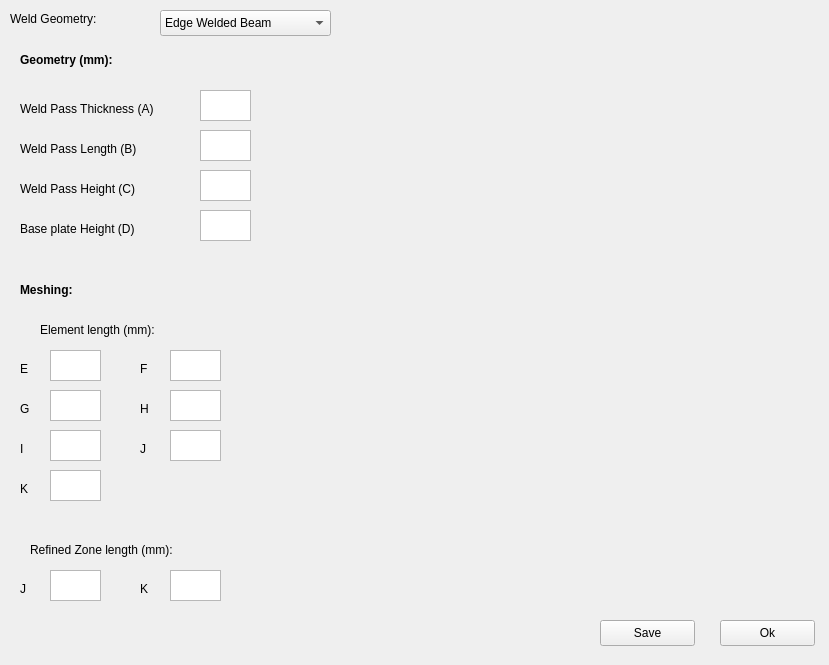
<?xml version="1.0" encoding="UTF-8"?>
<ui version="4.0">
 <class>Form</class>
 <widget class="QWidget" name="Form">
  <property name="geometry">
   <rect>
    <x>0</x>
    <y>0</y>
    <width>829</width>
    <height>665</height>
   </rect>
  </property>
  <property name="windowTitle">
   <string>Form</string>
  </property>
  <widget class="QLabel" name="weld_label">
   <property name="geometry">
    <rect>
     <x>10</x>
     <y>10</y>
     <width>141</width>
     <height>18</height>
    </rect>
   </property>
   <property name="text">
    <string>Weld Geometry:</string>
   </property>
  </widget>
  <widget class="QComboBox" name="weld">
   <property name="geometry">
    <rect>
     <x>160</x>
     <y>10</y>
     <width>171</width>
     <height>26</height>
    </rect>
   </property>
   <item>
    <property name="text">
     <string>Edge Welded Beam</string>
    </property>
   </item>
   <item>
    <property name="text">
     <string>TG9</string>
    </property>
   </item>
   <item>
    <property name="text">
     <string>Tekken</string>
    </property>
   </item>
  </widget>
  <widget class="QStackedWidget" name="stackedWidget">
   <property name="geometry">
    <rect>
     <x>20</x>
     <y>50</y>
     <width>781</width>
     <height>561</height>
    </rect>
   </property>
   <property name="currentIndex">
    <number>2</number>
   </property>
   <widget class="QWidget" name="home">
    <widget class="QLabel" name="label">
     <property name="geometry">
      <rect>
       <x>20</x>
       <y>50</y>
       <width>321</width>
       <height>141</height>
      </rect>
     </property>
     <property name="text">
      <string>Please select a Weld Geometry....</string>
     </property>
    </widget>
   </widget>
   <widget class="QWidget" name="TG9">
    <widget class="QLabel" name="b_label_2">
     <property name="geometry">
      <rect>
       <x>0</x>
       <y>90</y>
       <width>141</width>
       <height>18</height>
      </rect>
     </property>
     <property name="text">
      <string>Weld Pass Length (B)</string>
     </property>
    </widget>
    <widget class="QTextEdit" name="b_2">
     <property name="geometry">
      <rect>
       <x>180</x>
       <y>80</y>
       <width>51</width>
       <height>31</height>
      </rect>
     </property>
    </widget>
    <widget class="QTextEdit" name="a_2">
     <property name="geometry">
      <rect>
       <x>180</x>
       <y>40</y>
       <width>51</width>
       <height>31</height>
      </rect>
     </property>
    </widget>
    <widget class="QTextEdit" name="c_2">
     <property name="geometry">
      <rect>
       <x>180</x>
       <y>120</y>
       <width>51</width>
       <height>31</height>
      </rect>
     </property>
    </widget>
    <widget class="QLabel" name="a_label_2">
     <property name="geometry">
      <rect>
       <x>0</x>
       <y>50</y>
       <width>171</width>
       <height>18</height>
      </rect>
     </property>
     <property name="text">
      <string>Weld Pass Thickness (A)</string>
     </property>
    </widget>
    <widget class="QLabel" name="c_label_2">
     <property name="geometry">
      <rect>
       <x>0</x>
       <y>130</y>
       <width>151</width>
       <height>18</height>
      </rect>
     </property>
     <property name="text">
      <string>Weld Pass Height (C)</string>
     </property>
    </widget>
    <widget class="QLabel" name="label_5">
     <property name="geometry">
      <rect>
       <x>0</x>
       <y>0</y>
       <width>111</width>
       <height>20</height>
      </rect>
     </property>
     <property name="font">
      <font>
       <weight>75</weight>
       <bold>true</bold>
      </font>
     </property>
     <property name="text">
      <string>Geometry (mm):</string>
     </property>
    </widget>
    <widget class="QLabel" name="d_label_2">
     <property name="geometry">
      <rect>
       <x>0</x>
       <y>170</y>
       <width>171</width>
       <height>18</height>
      </rect>
     </property>
     <property name="text">
      <string>Base plate Thickness (D)</string>
     </property>
    </widget>
    <widget class="QTextEdit" name="d_2">
     <property name="geometry">
      <rect>
       <x>180</x>
       <y>160</y>
       <width>51</width>
       <height>31</height>
      </rect>
     </property>
    </widget>
    <widget class="QLabel" name="f_label_2">
     <property name="geometry">
      <rect>
       <x>0</x>
       <y>250</y>
       <width>151</width>
       <height>18</height>
      </rect>
     </property>
     <property name="text">
      <string>Base plate Height (F)</string>
     </property>
    </widget>
    <widget class="QLabel" name="e_label_2">
     <property name="geometry">
      <rect>
       <x>0</x>
       <y>210</y>
       <width>151</width>
       <height>18</height>
      </rect>
     </property>
     <property name="text">
      <string>Base plate Length (E)</string>
     </property>
    </widget>
    <widget class="QTextEdit" name="e_2">
     <property name="geometry">
      <rect>
       <x>180</x>
       <y>200</y>
       <width>51</width>
       <height>31</height>
      </rect>
     </property>
    </widget>
    <widget class="QTextEdit" name="f_2">
     <property name="geometry">
      <rect>
       <x>180</x>
       <y>240</y>
       <width>51</width>
       <height>31</height>
      </rect>
     </property>
    </widget>
    <widget class="QLabel" name="label_6">
     <property name="geometry">
      <rect>
       <x>0</x>
       <y>310</y>
       <width>111</width>
       <height>20</height>
      </rect>
     </property>
     <property name="font">
      <font>
       <weight>75</weight>
       <bold>true</bold>
      </font>
     </property>
     <property name="text">
      <string>Meshing (mm):</string>
     </property>
    </widget>
    <widget class="QLabel" name="TG9_image">
     <property name="geometry">
      <rect>
       <x>310</x>
       <y>30</y>
       <width>371</width>
       <height>241</height>
      </rect>
     </property>
     <property name="text">
      <string/>
     </property>
     <property name="pixmap">
      <pixmap>TG9.png</pixmap>
     </property>
     <property name="scaledContents">
      <bool>true</bool>
     </property>
    </widget>
   </widget>
   <widget class="QWidget" name="Edge_Weld">
    <widget class="QTextEdit" name="a">
     <property name="geometry">
      <rect>
       <x>180</x>
       <y>40</y>
       <width>51</width>
       <height>31</height>
      </rect>
     </property>
    </widget>
    <widget class="QLabel" name="edge_weld_image">
     <property name="geometry">
      <rect>
       <x>240</x>
       <y>0</y>
       <width>381</width>
       <height>201</height>
      </rect>
     </property>
     <property name="text">
      <string/>
     </property>
     <property name="pixmap">
      <pixmap>EdgeWelded.png</pixmap>
     </property>
     <property name="scaledContents">
      <bool>true</bool>
     </property>
    </widget>
    <widget class="QLabel" name="c_label">
     <property name="geometry">
      <rect>
       <x>0</x>
       <y>130</y>
       <width>151</width>
       <height>18</height>
      </rect>
     </property>
     <property name="text">
      <string>Weld Pass Height (C)</string>
     </property>
    </widget>
    <widget class="QLabel" name="label_1">
     <property name="geometry">
      <rect>
       <x>0</x>
       <y>0</y>
       <width>111</width>
       <height>20</height>
      </rect>
     </property>
     <property name="font">
      <font>
       <weight>75</weight>
       <bold>true</bold>
      </font>
     </property>
     <property name="text">
      <string>Geometry (mm):</string>
     </property>
    </widget>
    <widget class="QTextEdit" name="c">
     <property name="geometry">
      <rect>
       <x>180</x>
       <y>120</y>
       <width>51</width>
       <height>31</height>
      </rect>
     </property>
    </widget>
    <widget class="QLabel" name="a_label">
     <property name="geometry">
      <rect>
       <x>0</x>
       <y>50</y>
       <width>171</width>
       <height>18</height>
      </rect>
     </property>
     <property name="text">
      <string>Weld Pass Thickness (A)</string>
     </property>
    </widget>
    <widget class="QTextEdit" name="b">
     <property name="geometry">
      <rect>
       <x>180</x>
       <y>80</y>
       <width>51</width>
       <height>31</height>
      </rect>
     </property>
    </widget>
    <widget class="QLabel" name="b_label">
     <property name="geometry">
      <rect>
       <x>0</x>
       <y>90</y>
       <width>141</width>
       <height>18</height>
      </rect>
     </property>
     <property name="text">
      <string>Weld Pass Length (B)</string>
     </property>
    </widget>
    <widget class="QTextEdit" name="d">
     <property name="geometry">
      <rect>
       <x>180</x>
       <y>160</y>
       <width>51</width>
       <height>31</height>
      </rect>
     </property>
    </widget>
    <widget class="QLabel" name="d_label">
     <property name="geometry">
      <rect>
       <x>0</x>
       <y>170</y>
       <width>151</width>
       <height>18</height>
      </rect>
     </property>
     <property name="text">
      <string>Base plate Height (D)</string>
     </property>
    </widget>
    <widget class="QLabel" name="edge_weld_mesh">
     <property name="geometry">
      <rect>
       <x>240</x>
       <y>270</y>
       <width>531</width>
       <height>211</height>
      </rect>
     </property>
     <property name="text">
      <string/>
     </property>
     <property name="pixmap">
      <pixmap>EdgeWeldedMesh.png</pixmap>
     </property>
     <property name="scaledContents">
      <bool>true</bool>
     </property>
    </widget>
    <widget class="QLabel" name="label_2">
     <property name="geometry">
      <rect>
       <x>0</x>
       <y>230</y>
       <width>111</width>
       <height>20</height>
      </rect>
     </property>
     <property name="font">
      <font>
       <weight>75</weight>
       <bold>true</bold>
      </font>
     </property>
     <property name="text">
      <string>Meshing:</string>
     </property>
    </widget>
    <widget class="QLabel" name="k_label">
     <property name="geometry">
      <rect>
       <x>0</x>
       <y>430</y>
       <width>21</width>
       <height>18</height>
      </rect>
     </property>
     <property name="text">
      <string>K</string>
     </property>
    </widget>
    <widget class="QLabel" name="g_label">
     <property name="geometry">
      <rect>
       <x>0</x>
       <y>350</y>
       <width>21</width>
       <height>18</height>
      </rect>
     </property>
     <property name="text">
      <string>G</string>
     </property>
    </widget>
    <widget class="QTextEdit" name="g">
     <property name="geometry">
      <rect>
       <x>30</x>
       <y>340</y>
       <width>51</width>
       <height>31</height>
      </rect>
     </property>
    </widget>
    <widget class="QTextEdit" name="e">
     <property name="geometry">
      <rect>
       <x>30</x>
       <y>300</y>
       <width>51</width>
       <height>31</height>
      </rect>
     </property>
    </widget>
    <widget class="QTextEdit" name="i">
     <property name="geometry">
      <rect>
       <x>30</x>
       <y>380</y>
       <width>51</width>
       <height>31</height>
      </rect>
     </property>
    </widget>
    <widget class="QLabel" name="e_label">
     <property name="geometry">
      <rect>
       <x>0</x>
       <y>310</y>
       <width>21</width>
       <height>18</height>
      </rect>
     </property>
     <property name="text">
      <string>E</string>
     </property>
    </widget>
    <widget class="QLabel" name="i_label">
     <property name="geometry">
      <rect>
       <x>0</x>
       <y>390</y>
       <width>21</width>
       <height>18</height>
      </rect>
     </property>
     <property name="text">
      <string>I</string>
     </property>
    </widget>
    <widget class="QTextEdit" name="k">
     <property name="geometry">
      <rect>
       <x>30</x>
       <y>420</y>
       <width>51</width>
       <height>31</height>
      </rect>
     </property>
    </widget>
    <widget class="QLabel" name="label_3">
     <property name="geometry">
      <rect>
       <x>20</x>
       <y>270</y>
       <width>161</width>
       <height>20</height>
      </rect>
     </property>
     <property name="text">
      <string>Element length (mm):</string>
     </property>
    </widget>
    <widget class="QTextEdit" name="j">
     <property name="geometry">
      <rect>
       <x>150</x>
       <y>380</y>
       <width>51</width>
       <height>31</height>
      </rect>
     </property>
    </widget>
    <widget class="QTextEdit" name="h">
     <property name="geometry">
      <rect>
       <x>150</x>
       <y>340</y>
       <width>51</width>
       <height>31</height>
      </rect>
     </property>
    </widget>
    <widget class="QLabel" name="h_label">
     <property name="geometry">
      <rect>
       <x>120</x>
       <y>350</y>
       <width>21</width>
       <height>18</height>
      </rect>
     </property>
     <property name="text">
      <string>H</string>
     </property>
    </widget>
    <widget class="QLabel" name="j_label">
     <property name="geometry">
      <rect>
       <x>120</x>
       <y>390</y>
       <width>21</width>
       <height>18</height>
      </rect>
     </property>
     <property name="text">
      <string>J</string>
     </property>
    </widget>
    <widget class="QLabel" name="f_label">
     <property name="geometry">
      <rect>
       <x>120</x>
       <y>310</y>
       <width>21</width>
       <height>18</height>
      </rect>
     </property>
     <property name="text">
      <string>F</string>
     </property>
    </widget>
    <widget class="QTextEdit" name="f">
     <property name="geometry">
      <rect>
       <x>150</x>
       <y>300</y>
       <width>51</width>
       <height>31</height>
      </rect>
     </property>
    </widget>
    <widget class="QLabel" name="label_4">
     <property name="geometry">
      <rect>
       <x>10</x>
       <y>490</y>
       <width>191</width>
       <height>20</height>
      </rect>
     </property>
     <property name="text">
      <string>Refined Zone length (mm):</string>
     </property>
    </widget>
    <widget class="QTextEdit" name="m">
     <property name="geometry">
      <rect>
       <x>150</x>
       <y>520</y>
       <width>51</width>
       <height>31</height>
      </rect>
     </property>
    </widget>
    <widget class="QLabel" name="m_label">
     <property name="geometry">
      <rect>
       <x>120</x>
       <y>530</y>
       <width>21</width>
       <height>18</height>
      </rect>
     </property>
     <property name="text">
      <string>K</string>
     </property>
    </widget>
    <widget class="QLabel" name="l_label">
     <property name="geometry">
      <rect>
       <x>0</x>
       <y>530</y>
       <width>21</width>
       <height>18</height>
      </rect>
     </property>
     <property name="text">
      <string>J</string>
     </property>
    </widget>
    <widget class="QTextEdit" name="l">
     <property name="geometry">
      <rect>
       <x>30</x>
       <y>520</y>
       <width>51</width>
       <height>31</height>
      </rect>
     </property>
    </widget>
   </widget>
   <widget class="QWidget" name="Tekken">
    <widget class="QLabel" name="label_7">
     <property name="geometry">
      <rect>
       <x>70</x>
       <y>50</y>
       <width>67</width>
       <height>17</height>
      </rect>
     </property>
     <property name="text">
      <string>TextLabel</string>
     </property>
    </widget>
   </widget>
  </widget>
  <widget class="QPushButton" name="button_ok">
   <property name="geometry">
    <rect>
     <x>720</x>
     <y>620</y>
     <width>95</width>
     <height>26</height>
    </rect>
   </property>
   <property name="text">
    <string>Ok</string>
   </property>
  </widget>
  <widget class="QPushButton" name="button_ok_2">
   <property name="geometry">
    <rect>
     <x>600</x>
     <y>620</y>
     <width>95</width>
     <height>26</height>
    </rect>
   </property>
   <property name="text">
    <string>Save</string>
   </property>
  </widget>
 </widget>
 <resources/>
 <connections/>
</ui>
